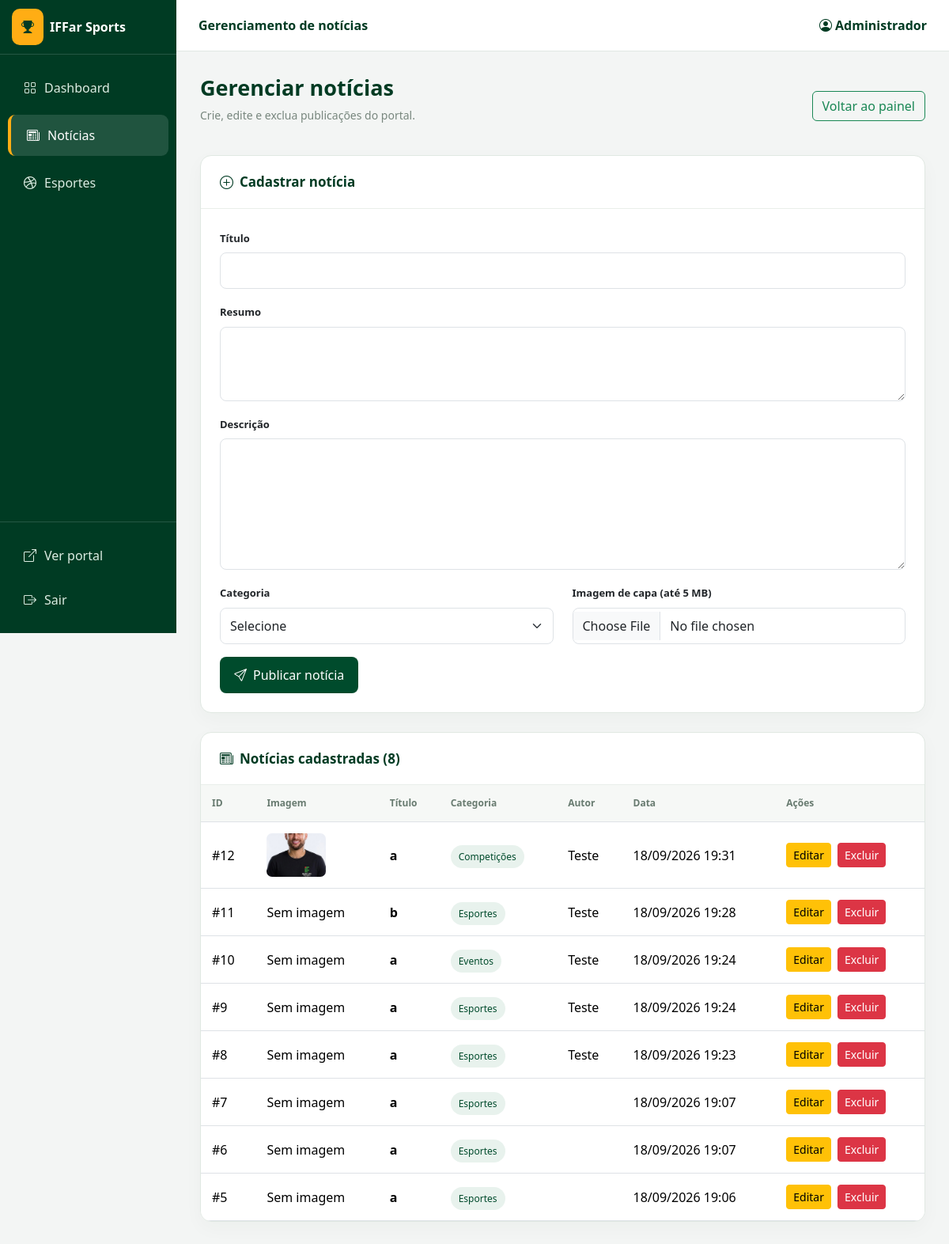
Page /admin/noticiascrud.php (signed in) on the earlier database version.
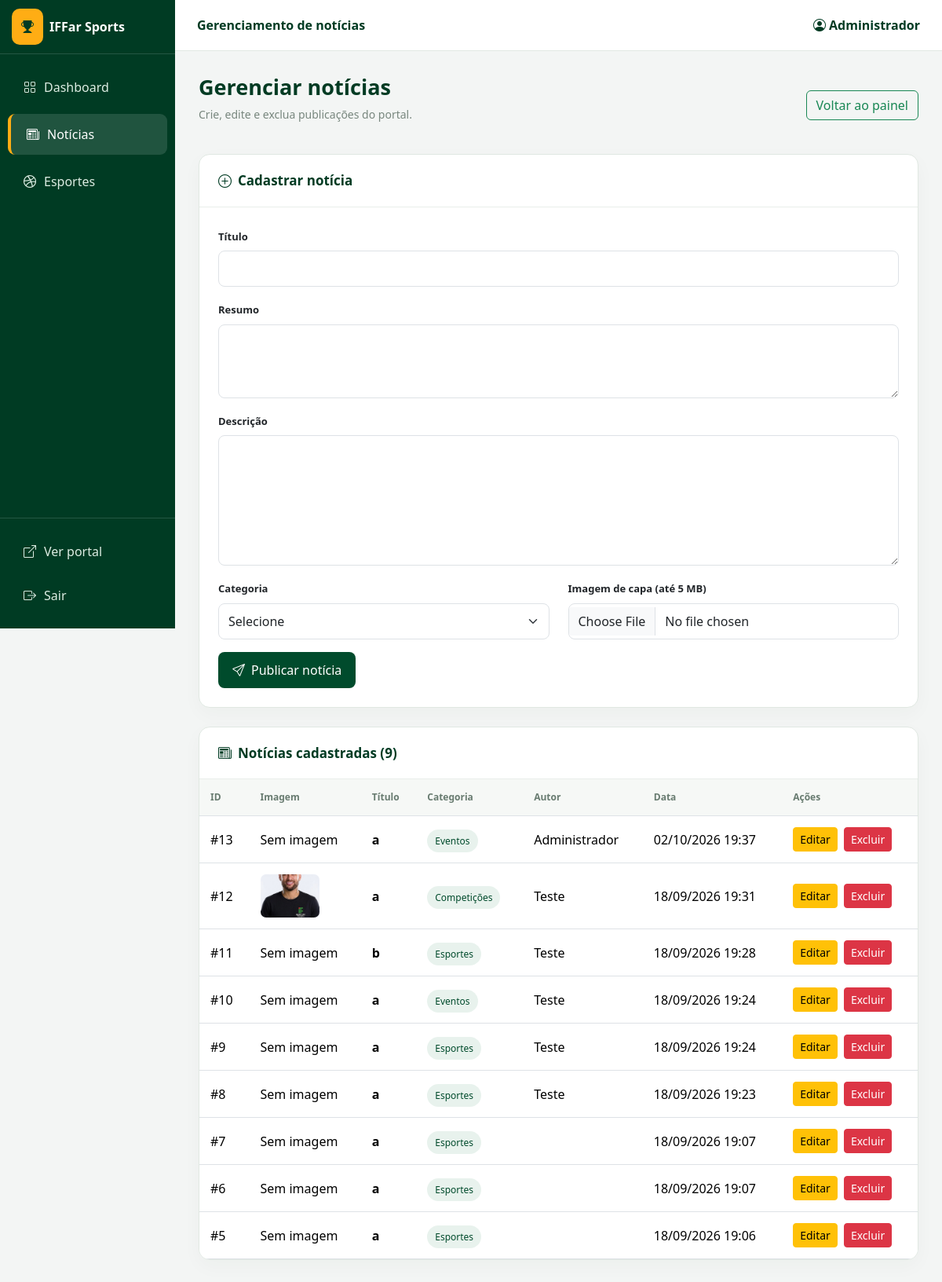
Same page on the later database version.
### tables this page shows
CREATE TABLE IF NOT EXISTS `noticias` (
  `id_noticia` int NOT NULL AUTO_INCREMENT,
  `titulo` varchar(200) NOT NULL,
  `resumo` text,
  `descricao` text NOT NULL,
  `autor` varchar(100) DEFAULT NULL,
  `categoria` varchar(100) DEFAULT NULL,
  `imagem` varchar(255) DEFAULT NULL,
  `data_noticia` datetime DEFAULT CURRENT_TIMESTAMP,
  PRIMARY KEY (`id_noticia`)
);

### admin/noticiascrud.php (the view, shortened to what the changed rows need)
<?php
$conexao = new mysqli('localhost', 'root', '', 'iffar_sports3');
$conexao->set_charset('utf8mb4');
function limpar($texto) {
    return htmlspecialchars((string)$texto, ENT_QUOTES, 'UTF-8');
}
$noticias = $conexao->query('SELECT * FROM noticias ORDER BY id_noticia DESC');
?>
<!DOCTYPE html>
<html lang="pt-BR">
<head>
<link href="https://cdn.jsdelivr.net/npm/bootstrap@5.3.8/dist/css/bootstrap.min.css" rel="stylesheet">
<link href="https://cdn.jsdelivr.net/npm/bootstrap-icons@1.13.1/font/bootstrap-icons.min.css" rel="stylesheet">
</head>
<body>
<div class="principal">
    <main class="conteudo">
        <div class="d-flex justify-content-between align-items-center flex-wrap gap-2">
            <div><h1>Gerenciar notícias</h1><p class="subtitulo">Crie, edite e exclua publicações do portal.</p></div>
        </div>
        <section class="painel">
            <div class="painel-titulo"><i class="bi bi-newspaper me-2"></i>Notícias cadastradas (<?= $noticias->num_rows ?>)</div>
            <div class="table-responsive">
                <table class="table table-hover mb-0">
                    <thead><tr><th>ID</th><th>Imagem</th><th>Título</th><th>Categoria</th><th>Autor</th><th>Data</th><th>Ações</th></tr></thead>
                    <tbody>
                    <?php while ($noticia = $noticias->fetch_assoc()): ?>
                        <tr>
                            <td>#<?= (int)$noticia['id_noticia'] ?></td>
                            <td>
                                <?php if ($noticia['imagem']): ?>
                                    <img class="capa" src="../<?= limpar($noticia['imagem']) ?>" alt="Capa da notícia">
                                <?php else: ?>Sem imagem<?php endif; ?>
                            </td>
                            <td><strong><?= limpar($noticia['titulo']) ?></strong></td>
                            <td><span class="categoria"><?= limpar($noticia['categoria']) ?></span></td>
                            <td><?= limpar($noticia['autor']) ?></td>
                            <td><?= $noticia['data_noticia'] ? date('d/m/Y H:i', strtotime($noticia['data_noticia'])) : '-' ?></td>
                            <td>
                                <div class="d-flex gap-2">
                                    <a class="btn btn-sm btn-warning" href="editar_noticia.php?id=<?= (int)$noticia['id_noticia'] ?>">Editar</a>
                                    <form method="POST" onsubmit="return confirm('Excluir esta notícia?')">
                                        <button class="btn btn-sm btn-danger" name="excluir" value="<?= (int)$noticia['id_noticia'] ?>">Excluir</button>
                                    </form>
                                </div>
                            </td>
                        </tr>
                    <?php endwhile; ?>
                    </tbody>
                </table>
            </div>
        </section>
    </main>
</div>
</body>
</html>

Differences in the rows shown:
added noticias: id_noticia "13", imagem "Sem imagem", titulo "a", categoria "Eventos", autor "Administrador", data_noticia "02/10/2026 19:37"
Other differences:
$noticias->num_rows: "8" → "9"
